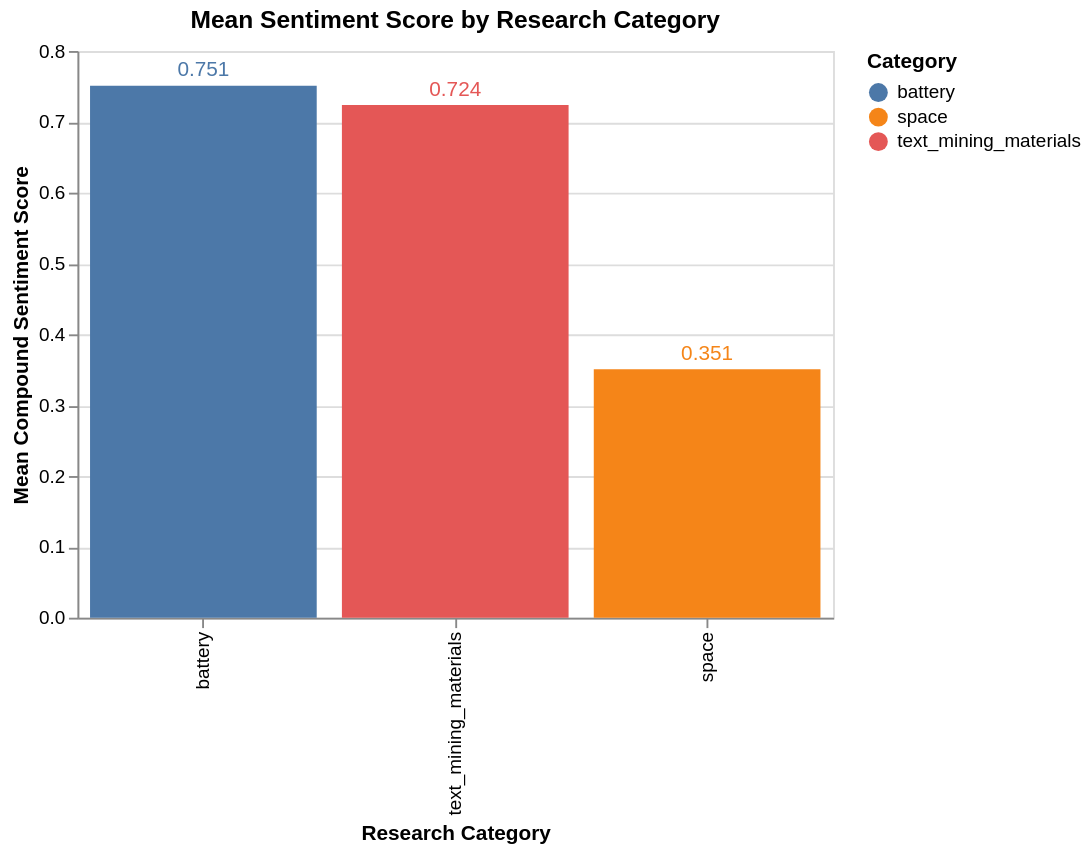

This figure's notebook cell:
### Markdown cell above
VADER sentiment analysis was applied to all 1,400 raw abstracts. The results reveal a strongly positive sentiment profile across the entire corpus. The mean compound score is 0.574 and the median score is 0.827, indicating that the majority of scientific abstracts carry strong positive sentiment. Of the 1,400 documents, 1,165 (83.2%) are classified as Positive, 176 (12.6%) as Negative, and only 59 (4.2%) as Neutral. This overwhelming positivity is consistent with academic writing conventions — researchers frame their abstracts to emphasize novelty, achievement, and improvement to attract readers and convince reviewers of their work's significance. This finding directly supports the observation made by Tshitoyan et al. (2019) that scientific abstracts tend to emphasize positive relationships, which they noted actually aided their Word2Vec predictions. The wide standard deviation (0.518) indicates substantial variation — some papers are extremely positive while others carry genuinely negative sentiment, likely those reporting on system failures, safety risks, or field-wide challenges.

### Code cell
# --- Chart: Mean Compound Sentiment Score by Category ---

mean_sentiment = sentiment_df.groupby('category')['compound'].mean().reset_index()
mean_sentiment.columns = ['category', 'mean_compound']

chart_sent_cat = alt.Chart(mean_sentiment).mark_bar().encode(
    x=alt.X('category:N', title='Research Category', sort='-y'),
    y=alt.Y('mean_compound:Q', title='Mean Compound Sentiment Score'),
    color=alt.Color('category:N', legend=alt.Legend(title='Category')),
    tooltip=['category', 'mean_compound']
).properties(
    title='Mean Sentiment Score by Research Category',
    width=400,
    height=300
)

text_sent = chart_sent_cat.mark_text(dy=-8).encode(
    text=alt.Text('mean_compound:Q', format='.3f')
)

(chart_sent_cat + text_sent)

### Figure 1 — Vega specification as saved in the notebook (floating-point values rounded to 4 significant figures)
{"$schema": "https://vega.github.io/schema/vega/v5.json", "data": [{"name": "source_0"}, {"name": "data_1", "values": [{"category": "battery", "mean_compound": 0.7511, "mean_compound_end": 0.7511, "mean_compound_start": 0.0}, {"category": "space", "mean_compound": 0.3509, "mean_compound_end": 0.3509, "mean_compound_start": 0.0}, {"category": "text_mining_materials", "mean_compound": 0.7237, "mean_compound_end": 0.7237, "mean_compound_start": 0.0}]}, {"name": "data_2", "values": [{"category": "battery", "mean_compound": 0.7511}, {"category": "space", "mean_compound": 0.3509}, {"category": "text_mining_materials", "mean_compound": 0.7237}]}, {"name": "source_0_x_domain_category", "values": [{"category": "battery", "sort_field": 0.7511}, {"category": "space", "sort_field": 0.3509}, {"category": "text_mining_materials", "sort_field": 0.7237}]}, {"name": "data_1_color_domain_category_0", "values": [{"category": "battery"}, {"category": "space"}, {"category": "text_mining_materials"}]}, {"name": "data_2_color_domain_category_1", "values": [{"category": "battery"}, {"category": "space"}, {"category": "text_mining_materials"}]}], "marks": [{"type": "rect", "name": "layer_0_marks", "from": {"data": "data_1"}, "encode": {"update": {"x": {"field": "category", "scale": "x"}, "fill": {"field": "category", "scale": "color"}, "tooltip": {"signal": "{\"category\": isValid(datum[\"category\"]) ? datum[\"category\"] : \"\"+datum[\"category\"], \"mean_compound\": format(datum[\"mean_compound\"], \"\")}"}, "y": {"field": "mean_compound_end", "scale": "y"}, "y2": {"field": "mean_compound_start", "scale": "y"}, "width": {"signal": "max(0.25, bandwidth('x'))"}}}, "style": ["bar"]}, {"type": "text", "name": "layer_1_marks", "from": {"data": "data_2"}, "encode": {"update": {"dy": {"value": -8}, "align": {"value": "center"}, "fill": {"field": "category", "scale": "color"}, "text": {"signal": "format(datum[\"mean_compound\"], \".3f\")"}, "y": {"field": "mean_compound", "scale": "y"}, "baseline": {"value": "middle"}, "tooltip": {"signal": "{\"category\": isValid(datum[\"category\"]) ? datum[\"category\"] : \"\"+datum[\"category\"], \"mean_compound\": format(datum[\"mean_compound\"], \"\")}"}, "x": {"field": "category", "scale": "x", "band": 0.5}}}, "style": ["text"]}], "scales": [{"name": "x", "type": "band", "domain": {"data": "source_0_x_domain_category", "field": "category", "sort": {"op": "max", "field": "sort_field", "order": "descending"}}, "range": [0, {"signal": "width"}], "paddingOuter": 0.05, "paddingInner": 0.1}, {"name": "y", "type": "linear", "domain": {"fields": [{"data": "data_1", "field": "mean_compound_start"}, {"data": "data_1", "field": "mean_compound_end"}, {"data": "data_2", "field": "mean_compound"}]}, "range": [{"signal": "height"}, 0], "nice": true, "zero": true}, {"name": "color", "type": "ordinal", "domain": {"fields": [{"data": "data_1_color_domain_category_0", "field": "category"}, {"data": "data_2_color_domain_category_1", "field": "category"}], "sort": true}, "range": "category"}], "axes": [{"scale": "y", "maxExtent": 0, "tickCount": {"signal": "ceil(height/40)"}, "zindex": 0, "grid": true, "domain": false, "minExtent": 0, "gridScale": "x", "aria": false, "ticks": false, "orient": "left", "labels": false}, {"scale": "x", "labelAngle": 270, "grid": false, "labelAlign": "right", "title": "Research Category", "labelBaseline": "middle", "zindex": 0, "orient": "bottom"}, {"scale": "y", "zindex": 0, "grid": false, "orient": "left", "tickCount": {"signal": "ceil(height/40)"}, "title": "Mean Compound Sentiment Score", "labelOverlap": true}], "title": {"text": "Mean Sentiment Score by Research Category", "frame": "group"}, "width": 400, "background": "white", "padding": 5, "height": 300, "style": "cell", "legends": [{"title": "Category", "fill": "color", "symbolType": "circle"}]}
